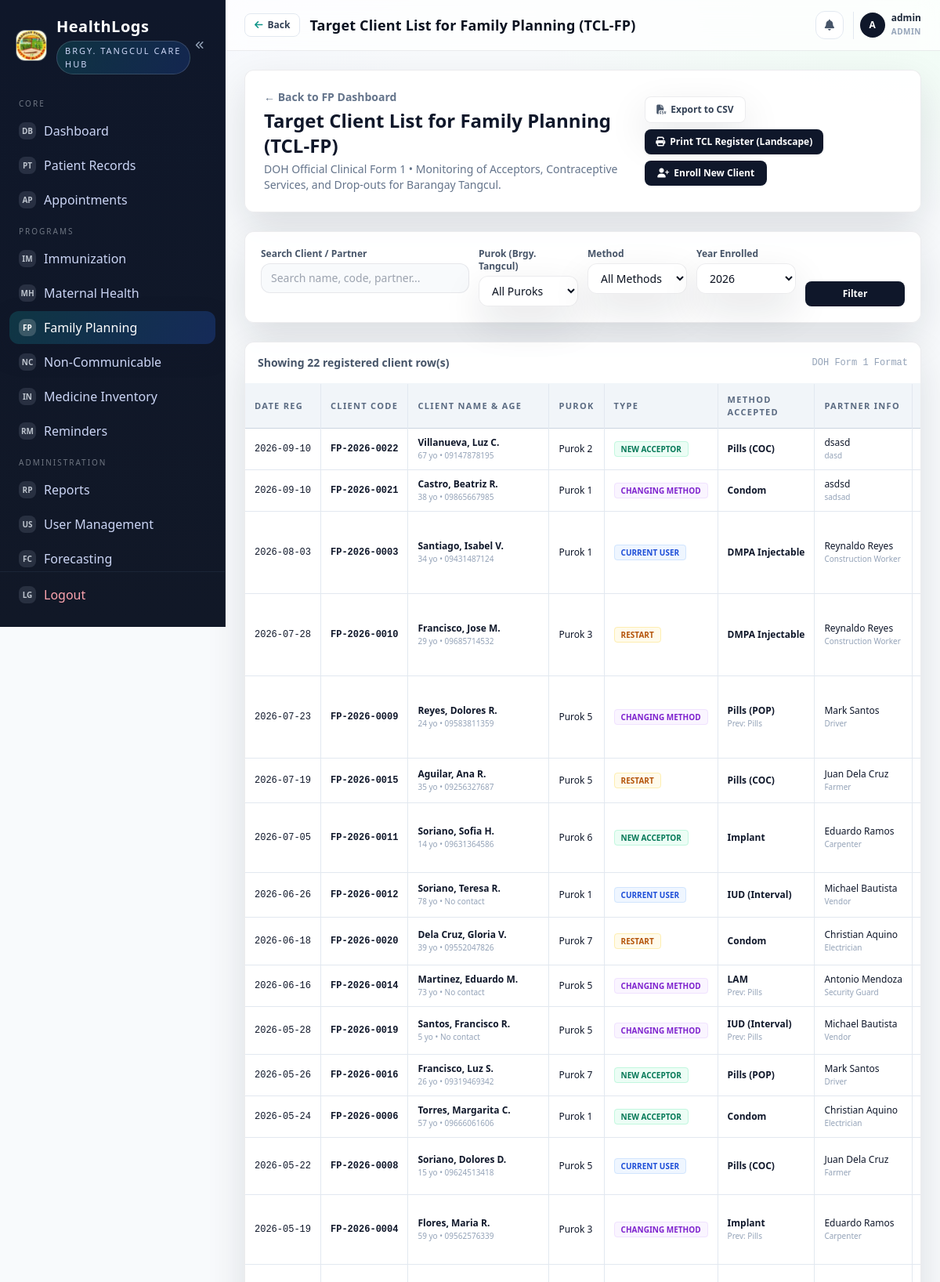
Page /public/family_planning/tcl.php (signed in, upper part) on the committed database.
### tables this page shows
CREATE TABLE IF NOT EXISTS fp_records (
  id BIGINT UNSIGNED AUTO_INCREMENT PRIMARY KEY,
  patient_id BIGINT UNSIGNED NOT NULL,
  client_code VARCHAR(40) NOT NULL UNIQUE,
  registration_date DATE NOT NULL,
  client_type ENUM('new_acceptor', 'current_user', 'restart', 'changing_method', 'changing_clinic') NOT NULL DEFAULT 'new_acceptor',
  method_accepted ENUM(
    'pills_coc', 
    'pills_pop', 
    'injectable_dmpa', 
    'implant', 
    'iud_interval', 
    'iud_postpartum', 
    'condom', 
    'btl', 
    'nsv', 
    'natural_lam', 
    'natural_sdm', 
    'natural_stm', 
    'other'
  ) NOT NULL DEFAULT 'pills_coc',
  source ENUM('public', 'private') NOT NULL DEFAULT 'public',
  previous_method VARCHAR(80) NULL,
  partner_name VARCHAR(120) NULL,
  partner_occupation VARCHAR(100) NULL,
  num_living_children INT UNSIGNED DEFAULT 0,
  plan_more_children ENUM('yes', 'no', 'undecided') DEFAULT 'undecided',
  drop_out_reason ENUM('side_effects', 'medical_reasons', 'desire_pregnancy', 'loss_to_follow_up', 'relocation', 'other') NULL DEFAULT NULL,
  drop_out_date DATE NULL DEFAULT NULL,
  status ENUM('active', 'inactive', 'dropped_out') NOT NULL DEFAULT 'active',
  remarks TEXT NULL,
  created_at DATETIME NOT NULL DEFAULT CURRENT_TIMESTAMP,
  updated_at DATETIME NULL ON UPDATE CURRENT_TIMESTAMP,
  CONSTRAINT fk_fp_records_patient FOREIGN KEY (patient_id) REFERENCES patients(id) ON DELETE CASCADE,
  INDEX idx_fp_records_status (status),
  INDEX idx_fp_records_method (method_accepted),
  INDEX idx_fp_records_patient (patient_id)
);

CREATE TABLE patients (
  id BIGINT UNSIGNED AUTO_INCREMENT PRIMARY KEY,
  household_id BIGINT UNSIGNED NULL,
  philhealth_no VARCHAR(30) NULL,
  national_id VARCHAR(30) NULL,
  first_name VARCHAR(80) NOT NULL,
  middle_name VARCHAR(80) NULL,
  last_name VARCHAR(80) NOT NULL,
  suffix VARCHAR(10) NULL,
  sex ENUM('male','female') NOT NULL,
  birth_date DATE NOT NULL,
  blood_type VARCHAR(5) NULL,
  contact_no VARCHAR(30) NULL,
  email VARCHAR(120) NULL,
  address_line VARCHAR(255) NULL,
  barangay VARCHAR(120) NOT NULL,
  city_municipality VARCHAR(120) NOT NULL,
  province VARCHAR(120) NOT NULL,
  status ENUM('active','inactive','deceased') NOT NULL DEFAULT 'active',
  classification ENUM('infant','under_five','school_age','adolescent','pregnant','postpartum','adult','senior','pwd','indigent_4ps') NOT NULL DEFAULT 'adult',
  is_pwd TINYINT(1) NOT NULL DEFAULT 0,
  is_4ps TINYINT(1) NOT NULL DEFAULT 0,
  civil_status ENUM('single', 'married', 'widowed', 'separated', 'child') NOT NULL DEFAULT 'single',
  philhealth_category ENUM('indigent_4ps', 'formal_economy', 'informal_economy', 'senior_citizen', 'lifetime_member', 'non_member') NOT NULL DEFAULT 'non_member',
  emergency_contact_name VARCHAR(120) NULL,
  emergency_contact_phone VARCHAR(30) NULL,
  created_at DATETIME NOT NULL DEFAULT CURRENT_TIMESTAMP,
  updated_at DATETIME NULL ON UPDATE CURRENT_TIMESTAMP,
  CONSTRAINT fk_patients_household FOREIGN KEY (household_id) REFERENCES households(id)
);

### app/Core/FlashHelper.php (called while the page is built, shortened)
<?php
if (!function_exists('h')) {
    function h($value): string {
        return htmlspecialchars((string)$value, ENT_QUOTES, 'UTF-8');
    }
}

### public/family_planning/tcl.php (the view, shortened to what this page needs)
<?php
require __DIR__ . '/../partials/bootstrap.php';
$q = trim($_GET['q'] ?? '');
$yearFilter = trim($_GET['year'] ?? date('Y'));
$whereClauses = ["1=1"];
$params = [];
if ($yearFilter !== 'all' && is_numeric($yearFilter)) {
    $whereClauses[] = "YEAR(r.registration_date) = ?";
    $params[] = (int)$yearFilter;
}
$whereSql = implode(' AND ', $whereClauses);
$sql = "
    SELECT r.*, p.first_name, p.last_name, p.middle_name, p.birth_date, p.barangay, p.address_line, p.contact_no, p.sex,
           TIMESTAMPDIFF(YEAR, p.birth_date, CURDATE()) AS age
    FROM fp_records r
    JOIN patients p ON p.id = r.patient_id
    WHERE {$whereSql}
    ORDER BY r.registration_date DESC, r.id DESC
";
$stmt = $pdo->prepare($sql);
$stmt->execute($params);
$records = $stmt->fetchAll(PDO::FETCH_ASSOC);
function tcl_method_name(?string $m): string {
    $labels = [
        'pills_coc' => 'Pills (COC)',
        'pills_pop' => 'Pills (POP)',
        'injectable_dmpa' => 'DMPA Injectable',
        'implant' => 'Implant',
        'iud_interval' => 'IUD (Interval)',
        'iud_postpartum' => 'IUD (Postpartum)',
        'condom' => 'Condom',
        'btl' => 'BTL',
        'nsv' => 'NSV',
        'natural_lam' => 'LAM',
        'natural_sdm' => 'SDM',
        'natural_stm' => 'STM',
    ];
    return $labels[$m] ?? ucwords(str_replace('_', ' ', (string)$m));
}
require __DIR__ . '/../partials/header.php';
?>
<div class="bg-white p-4 sm:p-6 rounded-xl shadow mb-6 print:hidden">
  <div class="flex flex-col gap-4 md:flex-row md:items-center md:justify-between">
    <div>
      <div class="text-sm text-slate-500 font-semibold">
        <a href="/HealthLogs/public/family_planning.php" class="text-slate-500 hover:text-slate-800 hover:underline">&larr; Back to FP Dashboard</a>
      </div>
      <div class="text-2xl font-bold text-slate-900 mt-1">Target Client List for Family Planning (TCL-FP)</div>
      <p class="text-sm text-slate-500 mt-1">DOH Official Clinical Form 1 &bull; Monitoring of Acceptors, Contraceptive Services, and Drop-outs for Barangay Tangcul.</p>
    </div>
    <div class="flex flex-wrap items-center gap-2">
      <?php
        $exportQuery = $_GET;
        $exportQuery['export'] = 'csv';
      ?>
      <a href="?<?= http_build_query($exportQuery) ?>" class="inline-flex items-center px-3.5 py-2 rounded-lg border border-slate-300 bg-white text-slate-700 hover:bg-slate-50 text-xs font-semibold shadow-xs transition">
        <i class="fas fa-file-csv mr-1.5 text-slate-600"></i> Export to CSV
      </a>
      <button type="button" onclick="window.print()" class="inline-flex items-center px-3.5 py-2 rounded-lg bg-slate-900 hover:bg-slate-800 text-white text-xs font-semibold shadow transition">
        <i class="fas fa-print mr-1.5"></i> Print TCL Register (Landscape)
      </button>
      <button type="button" onclick="openEnrollModal()" class="inline-flex items-center px-4 py-2 rounded-lg bg-slate-900 hover:bg-slate-800 text-white text-xs font-semibold shadow-xs transition">
        <i class="fas fa-user-plus mr-1.5 text-xs"></i> Enroll New Client
      </button>
    </div>
  </div>
</div>
<div class="bg-white rounded-xl shadow p-4 sm:p-5 mb-6 print:hidden">
  <form method="GET" class="grid grid-cols-1 sm:grid-cols-2 lg:grid-cols-6 gap-3">
    <div class="lg:col-span-2">
      <label class="block text-xs font-semibold text-slate-600 mb-1">Search Client / Partner</label>
      <input type="text" name="q" value="<?= h($q) ?>" placeholder="Search name, code, partner..." class="w-full border rounded-lg px-3 py-2 text-sm focus:ring-2 focus:ring-slate-400" />
    </div>
    <div>
      <label class="block text-xs font-semibold text-slate-600 mb-1">Purok (Brgy. Tangcul)</label>
      <select name="barangay" class="w-full border rounded-lg px-3 py-2 text-sm bg-white">
        <option value="">All Puroks</option>
      </select>
    </div>
    <div>
      <label class="block text-xs font-semibold text-slate-600 mb-1">Method</label>
      <select name="method" class="w-full border rounded-lg px-3 py-2 text-sm bg-white">
        <option value="">All Methods</option>
      </select>
    </div>
    <div>
      <label class="block text-xs font-semibold text-slate-600 mb-1">Year Enrolled</label>
      <select name="year" class="w-full border rounded-lg px-3 py-2 text-sm bg-white">
        <?php for ($y = (int)date('Y'); $y >= (int)date('Y') - 4; $y--): ?>
          <option value="<?= $y ?>" <?= (string)$yearFilter === (string)$y ? 'selected' : '' ?>><?= $y ?></option>
        <?php endfor; ?>
      </select>
    </div>
    <div class="flex items-end gap-2">
      <button type="submit" class="w-full bg-slate-900 text-white px-4 py-2 rounded-lg text-xs font-semibold hover:bg-slate-800 transition">
        Filter
      </button>
    </div>
  </form>
</div>
<div class="bg-white rounded-xl shadow overflow-hidden">
  <div class="p-4 border-b border-slate-100 flex items-center justify-between print:hidden">
    <div class="text-sm text-slate-600 font-semibold">
      Showing <strong><?= count($records) ?></strong> registered client row(s)
    </div>
    <span class="text-xs text-slate-400 font-mono">DOH Form 1 Format</span>
  </div>
  <?php if (empty($records)): ?>
    <div class="text-center py-12 bg-slate-50">
      <i class="fas fa-table text-3xl text-slate-400 mb-2"></i>
      <p class="text-sm font-semibold text-slate-700">No Target Client List records found for the selected criteria.</p>
      <p class="text-xs text-slate-500 mt-1">Adjust filters or enroll clients to populate the TCL sheet.</p>
    </div>
  <?php else: ?>
    <div class="overflow-x-auto">
      <table class="w-full tcl-table screen-tcl-table text-left text-xs min-w-[1200px] border-collapse">
        <thead>
          <tr class="bg-slate-100 border-b border-slate-300 text-slate-700 text-[11px] uppercase tracking-wider">
            <th class="py-3 px-3 font-semibold border-r border-slate-200">Date Reg</th>
            <th class="py-3 px-3 font-semibold border-r border-slate-200">Client Code</th>
            <th class="py-3 px-3 font-semibold border-r border-slate-200 min-w-[180px]">Client Name &amp; Age</th>
            <th class="py-3 px-3 font-semibold border-r border-slate-200">Purok</th>
            <th class="py-3 px-3 font-semibold border-r border-slate-200">Type</th>
            <th class="py-3 px-3 font-semibold border-r border-slate-200">Method Accepted</th>
            <th class="py-3 px-3 font-semibold border-r border-slate-200">Partner Info</th>
            <th class="py-3 px-3 font-semibold border-r border-slate-200 text-center">Living Kids</th>
          </tr>
        </thead>
        <tbody class="divide-y divide-slate-200 text-slate-700">
          <?php foreach ($records as $r):
          ?>
            <tr class="hover:bg-slate-50 transition">
              <td class="py-2.5 px-3 whitespace-nowrap font-mono text-slate-600 border-r border-slate-200">
                <?= h($r['registration_date']) ?>
              </td>
              <td class="py-2.5 px-3 whitespace-nowrap font-mono font-semibold text-slate-800 border-r border-slate-200">
                <a href="/HealthLogs/public/family_planning/visits/index.php?record_id=<?= $r['id'] ?>" class="hover:underline hover:text-slate-950">
                  <?= h($r['client_code']) ?>
                </a>
              </td>
              <td class="py-2.5 px-3 whitespace-nowrap border-r border-slate-200">
                <div class="font-bold text-slate-900">
                  <?= h($r['last_name'] . ', ' . $r['first_name']) ?>
                  <?php if (!empty($r['middle_name'])): ?><?= h(' ' . substr($r['middle_name'], 0, 1) . '.') ?><?php endif; ?>
                </div>
                <div class="text-[10px] text-slate-400">
                  <?= (int)$r['age'] ?> yo &bull; <?= h($r['contact_no'] ?: 'No contact') ?>
                </div>
              </td>
              <td class="py-2.5 px-3 whitespace-nowrap border-r border-slate-200 text-slate-600">
                <?= h($r['barangay'] ?: '—') ?>
              </td>
              <td class="py-2.5 px-3 whitespace-nowrap border-r border-slate-200 uppercase font-semibold text-[10px]">
                <?php
                  $typeBadges = [
                      'new_acceptor' => 'text-emerald-700 bg-emerald-50 border border-emerald-200/60',
                      'current_user' => 'text-blue-700 bg-blue-50 border border-blue-200/60',
                      'restart' => 'text-amber-700 bg-amber-50 border border-amber-200/60',
                      'changing_method' => 'text-purple-700 bg-purple-50 border border-purple-200/60',
                      'changing_clinic' => 'text-indigo-700 bg-indigo-50 border border-indigo-200/60',
                  ];
                  $badge = $typeBadges[$r['client_type']] ?? 'text-slate-700 bg-slate-50 border border-slate-200';
                ?>
                <span class="px-2 py-0.5 rounded <?= $badge ?>">
                  <?= h(str_replace('_', ' ', $r['client_type'])) ?>
                </span>
              </td>
              <td class="py-2.5 px-3 whitespace-nowrap border-r border-slate-200 font-semibold text-slate-900">
                <?= tcl_method_name($r['method_accepted']) ?>
                <?php if (!empty($r['previous_method'])): ?>
                  <div class="text-[10px] text-slate-400 font-normal">Prev: <?= h($r['previous_method']) ?></div>
                <?php endif; ?>
              </td>
              <td class="py-2.5 px-3 whitespace-nowrap border-r border-slate-200 text-slate-600">
                <div><?= h($r['partner_name'] ?: '—') ?></div>
                <div class="text-[10px] text-slate-400"><?= h($r['partner_occupation'] ?: '') ?></div>
              </td>
              <td class="py-2.5 px-3 whitespace-nowrap border-r border-slate-200 text-center font-bold">
              </td>
            </tr>
          <?php endforeach; ?>
        </tbody>
      </table>
    </div>
  <?php endif; ?>
</div>
<?php require __DIR__ . '/../partials/footer.php'; ?>

### public/partials/header.php (style rules this page uses)
:root { --bg-1: #eef2ff; --bg-2: #f0fdf4; --ink: #0b1220; --muted: #5b6b82; --accent: #0ea5a4; --accent-2: #2563eb; --card: rgba(255, 255, 255, 0.92); --line: rgba(15, 23, 42, 0.08); --shadow: 0 20px 50px rgba(15, 23, 42, 0.12); }
html, body { height: 100%; padding: 0; margin: 0; }
body.app-body { font-family: 'IBM Plex Sans', ui-sans-serif, system-ui, sans-serif; color: var(--ink); background: radial-gradient(1200px 600px at 10% -10%, var(--bg-1), transparent 60%), radial-gradient(1000px 500px at 100% 0%, var(--bg-2), transparent 55%), #f8fafc; margin: 0; }
.app-content .bg-white { background: var(--card); border: 1px solid var(--line); box-shadow: var(--shadow); }
.app-content table { border-collapse: collapse; width: 100%; }
.app-content thead { background: rgba(148, 163, 184, 0.15); }
.app-content th { font-size: 11px; text-transform: uppercase; letter-spacing: 0.12em; color: var(--muted); }
.app-content td { color: #0f172a; }
.app-content input, .app-content select, .app-content textarea { background: rgba(248, 250, 252, 0.9); border: 1px solid var(--line); border-radius: 12px; }
.overflow-x-auto { -webkit-overflow-scrolling: touch; }

### rows in the picture
fp_records: registration_date "2026-09-10", client_code "FP-2026-0022", patient.first_name "Villanueva, Luz", patient.middle_name "C.", age "67", patient.contact_no "09147878195", patient.barangay "Purok 2", client_type "NEW ACCEPTOR", method_accepted "Pills (COC)", partner_name "dsasd", partner_occupation "dasd"
fp_records: registration_date "2026-09-10", client_code "FP-2026-0021", patient.first_name "Castro, Beatriz", patient.middle_name "R.", age "38", patient.contact_no "09865667985", patient.barangay "Purok 1", client_type "CHANGING METHOD", method_accepted "Condom", partner_name "asdsd", partner_occupation "sadsad"
fp_records: registration_date "2026-08-03", client_code "FP-2026-0003", patient.first_name "Santiago, Isabel", patient.middle_name "V.", age "34", patient.contact_no "09431487124", patient.barangay "Purok 1", client_type "CURRENT USER", method_accepted "DMPA Injectable", partner_name "Reynaldo Reyes", partner_occupation "Construction Worker"
fp_records: registration_date "2026-07-28", client_code "FP-2026-0010", patient.first_name "Francisco, Jose", patient.middle_name "M.", age "29", patient.contact_no "09685714532", patient.barangay "Purok 3", client_type "RESTART", method_accepted "DMPA Injectable", partner_name "Reynaldo Reyes", partner_occupation "Construction Worker"
fp_records: registration_date "2026-07-23", client_code "FP-2026-0009", patient.first_name "Reyes, Dolores", patient.middle_name "R.", age "24", patient.contact_no "09583811359", patient.barangay "Purok 5", client_type "CHANGING METHOD", method_accepted "Pills (POP)", previous_method "Pills", partner_name "Mark Santos", partner_occupation "Driver"
fp_records: registration_date "2026-07-19", client_code "FP-2026-0015", patient.first_name "Aguilar, Ana", patient.middle_name "R.", age "35", patient.contact_no "09256327687", patient.barangay "Purok 5", client_type "RESTART", method_accepted "Pills (COC)", partner_name "Juan Dela Cruz", partner_occupation "Farmer"
fp_records: registration_date "2026-07-05", client_code "FP-2026-0011", patient.first_name "Soriano, Sofia", patient.middle_name "H.", age "14", patient.contact_no "09631364586", patient.barangay "Purok 6", client_type "NEW ACCEPTOR", method_accepted "Implant", partner_name "Eduardo Ramos", partner_occupation "Carpenter"
fp_records: registration_date "2026-06-26", client_code "FP-2026-0012", patient.first_name "Soriano, Teresa", patient.middle_name "R.", age "78", patient.contact_no "No contact", patient.barangay "Purok 1", client_type "CURRENT USER", method_accepted "IUD (Interval)", partner_name "Michael Bautista", partner_occupation "Vendor"
fp_records: registration_date "2026-06-18", client_code "FP-2026-0020", patient.first_name "Dela Cruz, Gloria", patient.middle_name "V.", age "39", patient.contact_no "09552047826", patient.barangay "Purok 7", client_type "RESTART", method_accepted "Condom", partner_name "Christian Aquino", partner_occupation "Electrician"
fp_records: registration_date "2026-06-16", client_code "FP-2026-0014", patient.first_name "Martinez, Eduardo", patient.middle_name "M.", age "73", patient.contact_no "No contact", patient.barangay "Purok 5", client_type "CHANGING METHOD", method_accepted "LAM", previous_method "Pills", partner_name "Antonio Mendoza", partner_occupation "Security Guard"
fp_records: registration_date "2026-05-28", client_code "FP-2026-0019", patient.first_name "Santos, Francisco", patient.middle_name "R.", age "5", patient.contact_no "No contact", patient.barangay "Purok 5", client_type "CHANGING METHOD", method_accepted "IUD (Interval)", previous_method "Pills", partner_name "Michael Bautista", partner_occupation "Vendor"
fp_records: registration_date "2026-05-26", client_code "FP-2026-0016", patient.first_name "Francisco, Luz", patient.middle_name "S.", age "26", patient.contact_no "09319469342", patient.barangay "Purok 7", client_type "NEW ACCEPTOR", method_accepted "Pills (POP)", partner_name "Mark Santos", partner_occupation "Driver"
fp_records: registration_date "2026-05-24", client_code "FP-2026-0006", patient.first_name "Torres, Margarita", patient.middle_name "C.", age "57", patient.contact_no "09666061606", patient.barangay "Purok 1", client_type "NEW ACCEPTOR", method_accepted "Condom", partner_name "Christian Aquino", partner_occupation "Electrician"
fp_records: registration_date "2026-05-22", client_code "FP-2026-0008", patient.first_name "Soriano, Dolores", patient.middle_name "D.", age "15", patient.contact_no "09624513418", patient.barangay "Purok 5", client_type "CURRENT USER", method_accepted "Pills (COC)", partner_name "Juan Dela Cruz", partner_occupation "Farmer"
fp_records: registration_date "2026-05-19", client_code "FP-2026-0004", patient.first_name "Flores, Maria", patient.middle_name "R.", age "59", patient.contact_no "09562576339", patient.barangay "Purok 3", client_type "CHANGING METHOD", method_accepted "Implant", previous_method "Pills", partner_name "Eduardo Ramos", partner_occupation "Carpenter"

### other values in the picture
$pageTitle "Target Client List for Family Planning (TCL-FP)"
substr($_SESSION['username'] ?? 'U', 0, 1) "A"
$_SESSION['username'] "admin"
str_replace('_', ' ', $_SESSION['role'] ?? 'Staff') "ADMIN"
count($records) "22"
form field year "2026"
